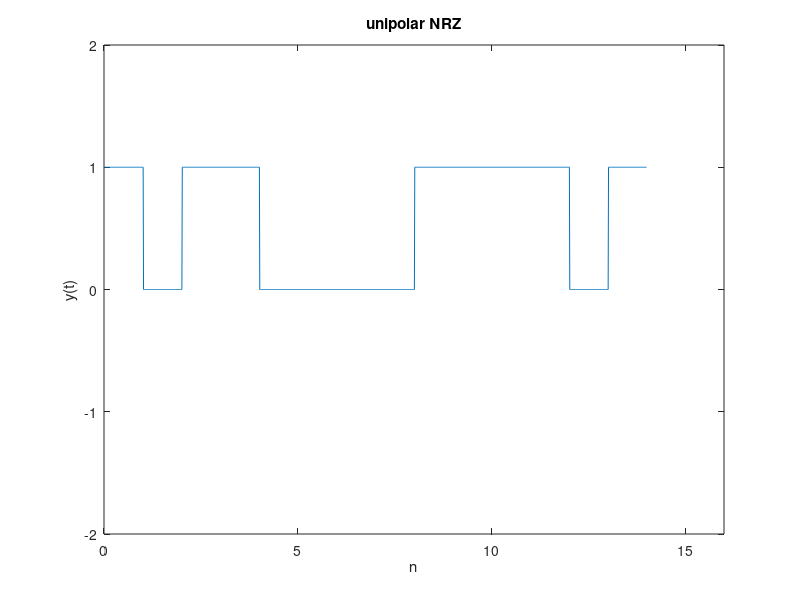

MATLAB code to generate this figure:
bits=[1 0 1 1 0 0 0 0 1 1 1 1 0 1]
t=0:1:length(bits)-1;
for j = 0:length(bits)-1
  if bits(j+1) == 1
    res(j+1)=1
  else
    res(j+1) = 0;
  end
end
i=1;
t=0:0.01:length(bits);
for j=1:length(t)
  if t(j)<=i
    y(j)=res(i);
  else
     y(j)=res(i);
    i=i+1;
  end
end
plot(t,y)
axis([0 16 -2 2])
xlabel('n');ylabel('y(t)');title('unipolar NRZ');